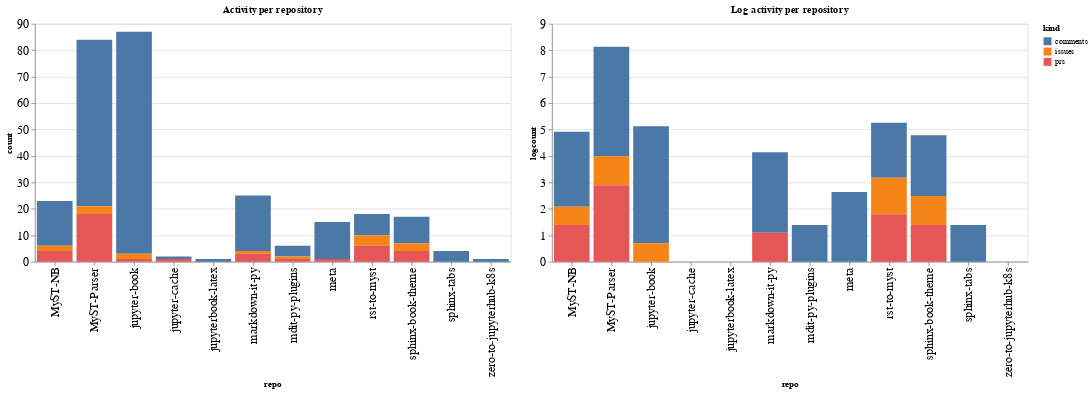

This figure's notebook cell:
### Code cell
ch1 = alt.Chart(repo_summaries, width=600, title="Activity per repository").mark_bar().encode(
    x='repo',
    y='count',
    color='kind',
    tooltip="kind"
)

ch2 = alt.Chart(repo_summaries, width=600, title="Log activity per repository").mark_bar().encode(
    x='repo',
    y='logcount',
    color='kind',
    tooltip="kind"
)

ch1 | ch2

### Figure 1 — Vega-Lite specification as saved in the notebook (floating-point values rounded to 4 significant figures)
{"config": {"axisLeft": {"labelFontSize": 15}, "axisBottom": {"labelFontSize": 15}}, "hconcat": [{"mark": "bar", "encoding": {"color": {"type": "nominal", "field": "kind"}, "tooltip": {"type": "nominal", "field": "kind"}, "x": {"type": "nominal", "field": "repo"}, "y": {"type": "quantitative", "field": "count"}}, "title": "Activity per repository", "width": 600}, {"mark": "bar", "encoding": {"color": {"type": "nominal", "field": "kind"}, "tooltip": {"type": "nominal", "field": "kind"}, "x": {"type": "nominal", "field": "repo"}, "y": {"type": "quantitative", "field": "logcount"}}, "title": "Log activity per repository", "width": 600}], "data": {"name": "data-97f2734a86da2d4e523b88af18192b7d"}, "$schema": "https://vega.github.io/schema/vega-lite/v4.8.1.json", "datasets": {"data-97f2734a86da2d4e523b88af18192b7d": [{"repo": "MyST-NB", "kind": "comments", "count": 17, "logcount": 2.833}, {"repo": "MyST-NB", "kind": "issues", "count": 2, "logcount": 0.6931}, {"repo": "MyST-NB", "kind": "prs", "count": 4, "logcount": 1.386}, {"repo": "MyST-Parser", "kind": "comments", "count": 63, "logcount": 4.143}, {"repo": "MyST-Parser", "kind": "issues", "count": 3, "logcount": 1.099}, {"repo": "MyST-Parser", "kind": "prs", "count": 18, "logcount": 2.89}, {"repo": "jupyter-book", "kind": "comments", "count": 84, "logcount": 4.431}, {"repo": "jupyter-book", "kind": "issues", "count": 2, "logcount": 0.6931}, {"repo": "jupyter-book", "kind": "prs", "count": 1, "logcount": 0.0}, {"repo": "jupyter-cache", "kind": "comments", "count": 1, "logcount": 0.0}, {"repo": "jupyter-cache", "kind": "prs", "count": 1, "logcount": 0.0}, {"repo": "jupyterbook-latex", "kind": "comments", "count": 1, "logcount": 0.0}, {"repo": "markdown-it-py", "kind": "comments", "count": 21, "logcount": 3.045}, {"repo": "markdown-it-py", "kind": "issues", "count": 1, "logcount": 0.0}, {"repo": "markdown-it-py", "kind": "prs", "count": 3, "logcount": 1.099}, {"repo": "mdit-py-plugins", "kind": "comments", "count": 4, "logcount": 1.386}, {"repo": "mdit-py-plugins", "kind": "issues", "count": 1, "logcount": 0.0}, {"repo": "mdit-py-plugins", "kind": "prs", "count": 1, "logcount": 0.0}, {"repo": "meta", "kind": "comments", "count": 14, "logcount": 2.639}, {"repo": "meta", "kind": "prs", "count": 1, "logcount": 0.0}, {"repo": "rst-to-myst", "kind": "comments", "count": 8, "logcount": 2.079}, {"repo": "rst-to-myst", "kind": "issues", "count": 4, "logcount": 1.386}, {"repo": "rst-to-myst", "kind": "prs", "count": 6, "logcount": 1.792}, {"repo": "sphinx-book-theme", "kind": "comments", "count": 10, "logcount": 2.303}, {"repo": "sphinx-book-theme", "kind": "issues", "count": 3, "logcount": 1.099}, {"repo": "sphinx-book-theme", "kind": "prs", "count": 4, "logcount": 1.386}, {"repo": "sphinx-tabs", "kind": "comments", "count": 4, "logcount": 1.386}, {"repo": "zero-to-jupyterhub-k8s", "kind": "comments", "count": 1, "logcount": 0.0}]}}
